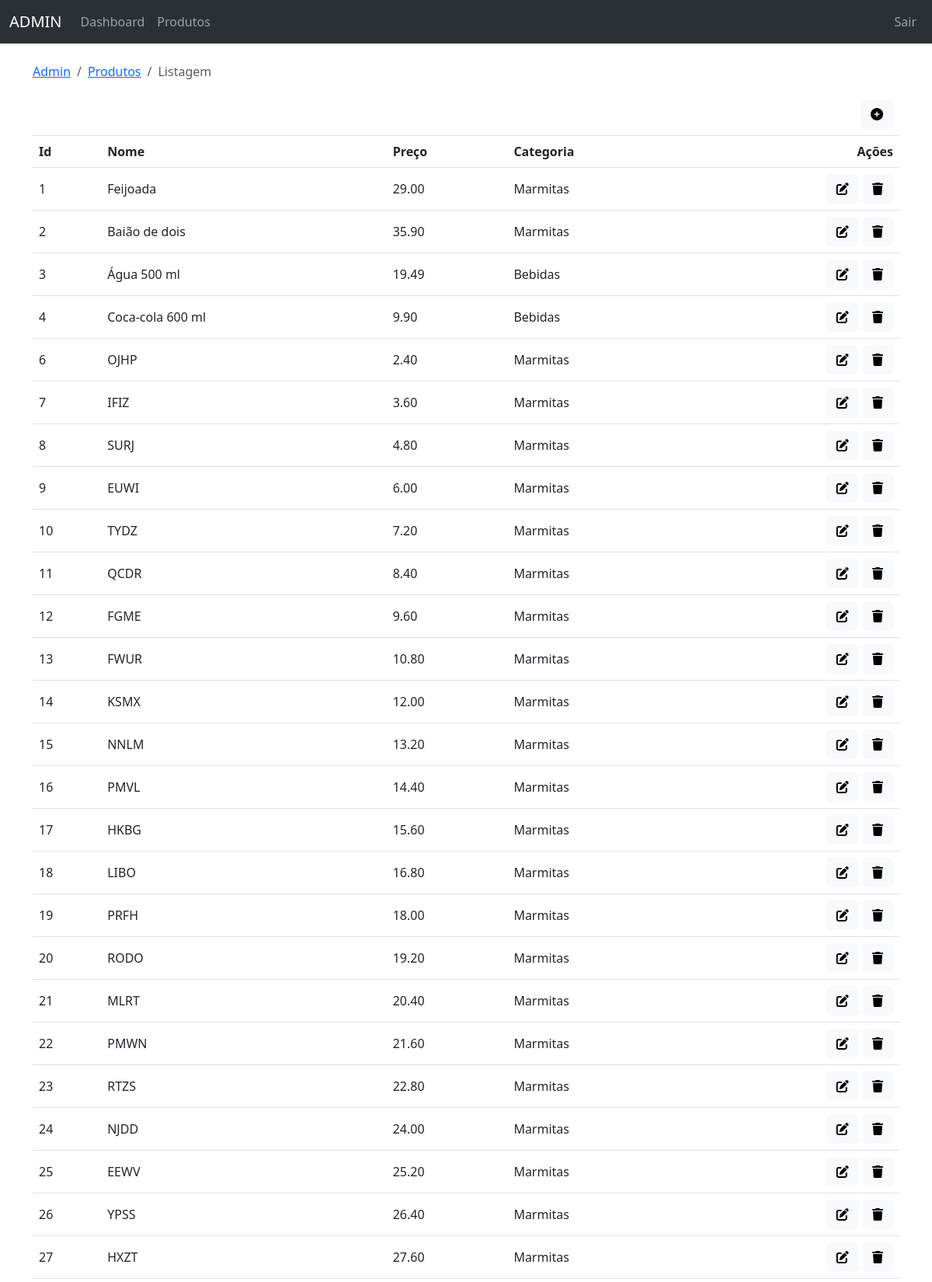
Page /admin/produtos/index.php (signed in, upper part) on the committed database.
### tables this page shows
CREATE TABLE IF NOT EXISTS `produtos` (
  `id` int(11) NOT NULL,
  `nome` varchar(128) NOT NULL,
  `imagem` varchar(256) DEFAULT NULL,
  `preco` decimal(10,2) NOT NULL,
  `categoria_id` int(11) NOT NULL,
  `status` enum('0','1','2') NOT NULL DEFAULT '1'
);

CREATE TABLE IF NOT EXISTS `categorias` (
  `id` int(11) NOT NULL,
  `nome` varchar(128) NOT NULL
);

### admin/config.php (called while the page is built, shortened)
<?php
$back_url = 'http://localhost:8083/restaurante/admin';

### admin/produtos/index.php (the view, shortened to what this page needs)
<?php
include('../config.php');
$mysqli = mysqli_connect($db_servername, $db_username, $db_password, $db_name);
$sql_produtos = "SELECT a.*, b.nome categoria_nome FROM produtos a, categorias b WHERE a.categoria_id = b.id ORDER BY a.id asc";
$query_produtos = mysqli_query($mysqli, $sql_produtos);
?>
<!doctype html>
  <html lang="en">
  <head>
    <link rel="stylesheet" href="https://cdnjs.cloudflare.com/ajax/libs/font-awesome/6.3.0/css/all.min.css" />
    <link href="https://cdn.jsdelivr.net/npm/bootstrap@5.3.0-alpha1/dist/css/bootstrap.min.css" rel="stylesheet">
</head>
<body>
  <?php include('../menu.php'); ?>
  <div class="container">
    <nav aria-label="breadcrumb">
      <ol class="breadcrumb">
        <li class="breadcrumb-item">
          <a href="<?= $back_url; ?>">
            Admin
          </a>
        </li>
        <li class="breadcrumb-item">
          <a href="<?= $back_url . '/produtos'; ?>">
            Produtos
          </a>
        </li>
        <li class="breadcrumb-item active" aria-current="page">
          Listagem
        </li>
      </ol>
    </nav>
  </div>
  <div class="container">
    <table class="table">
      <tr>
        <td colspan="4"></td>
        <td class="text-end">
          <a href="<?= $back_url . '/produtos/novo.php' ?>" class="btn btn-light" data-bs-toggle="tooltip" data-bs-placement="top" data-bs-title="Novo">
            <i class="fa-solid fa-circle-plus"></i>
          </a>
        </td>
      </tr>
      <tr>
        <th>
          Id
        </th>
        <th>
          Nome
        </th>
        <th>
          Preço
        </th>
        <th>
          Categoria
        </th>
        <th class="text-end">
          Ações
        </th>
      </tr>
      <?php while ($row = mysqli_fetch_array($query_produtos, MYSQLI_BOTH)) { ?>
        <tr>
          <td>
            <?= $row['id']; ?>
          </td>
          <td>
            <?= $row['nome']; ?>
          </td>
          <td>
            <?= $row['preco']; ?>
          </td>
          <td>
            <?= $row['categoria_nome'] ?>
          </td>
          <td class="text-end">
            <a href="<?= $back_url . '/produtos/editar.php?id=' . $row['id'] ?>" class="btn btn-light" data-bs-toggle="tooltip" data-bs-placement="top" data-bs-title="Editar">
              <i class="fa-solid fa-pen-to-square"></i>
            </a>
            <form action="delete.php" method="post" style="display: inline-block;">
              <button type="submit" onclick="return confirm('Tem certeza que quer apagar o registro <?= $row['id']; ?>?')" class="btn btn-light" data-bs-toggle="tooltip" data-bs-placement="top" data-bs-title="Excluir">
                <i class="fa-solid fa-trash"></i>
              </button>
            </form>
          </td>
        </tr>
      <?php } ?>
    </table>
  </div>
</body>
</html>

### admin/produtos/index.php (style rules this page uses)
.table td { vertical-align: middle; }

### rows in the picture
produtos: id "1", nome "Feijoada", preco "29.00", categoria.nome "Marmitas"
produtos: id "2", nome "Baião de dois", preco "35.90", categoria.nome "Marmitas"
produtos: id "3", nome "Água 500 ml", preco "19.49", categoria.nome "Bebidas"
produtos: id "4", nome "Coca-cola 600 ml", preco "9.90", categoria.nome "Bebidas"
produtos: id "6", nome "OJHP", preco "2.40", categoria.nome "Marmitas"
produtos: id "7", nome "IFIZ", preco "3.60", categoria.nome "Marmitas"
produtos: id "8", nome "SURJ", preco "4.80", categoria.nome "Marmitas"
produtos: id "9", nome "EUWI", preco "6.00", categoria.nome "Marmitas"
produtos: id "10", nome "TYDZ", preco "7.20", categoria.nome "Marmitas"
produtos: id "11", nome "QCDR", preco "8.40", categoria.nome "Marmitas"
produtos: id "12", nome "FGME", preco "9.60", categoria.nome "Marmitas"
produtos: id "13", nome "FWUR", preco "10.80", categoria.nome "Marmitas"
produtos: id "14", nome "KSMX", preco "12.00", categoria.nome "Marmitas"
produtos: id "15", nome "NNLM", preco "13.20", categoria.nome "Marmitas"
produtos: id "16", nome "PMVL", preco "14.40", categoria.nome "Marmitas"
produtos: id "17", nome "HKBG", preco "15.60", categoria.nome "Marmitas"
produtos: id "18", nome "LIBO", preco "16.80", categoria.nome "Marmitas"
produtos: id "19", nome "PRFH", preco "18.00", categoria.nome "Marmitas"
produtos: id "20", nome "RODO", preco "19.20", categoria.nome "Marmitas"
produtos: id "21", nome "MLRT", preco "20.40", categoria.nome "Marmitas"
produtos: id "22", nome "PMWN", preco "21.60", categoria.nome "Marmitas"
produtos: id "23", nome "RTZS", preco "22.80", categoria.nome "Marmitas"
produtos: id "24", nome "NJDD", preco "24.00", categoria.nome "Marmitas"
produtos: id "25", nome "EEWV", preco "25.20", categoria.nome "Marmitas"
produtos: id "26", nome "YPSS", preco "26.40", categoria.nome "Marmitas"
produtos: id "27", nome "HXZT", preco "27.60", categoria.nome "Marmitas"
